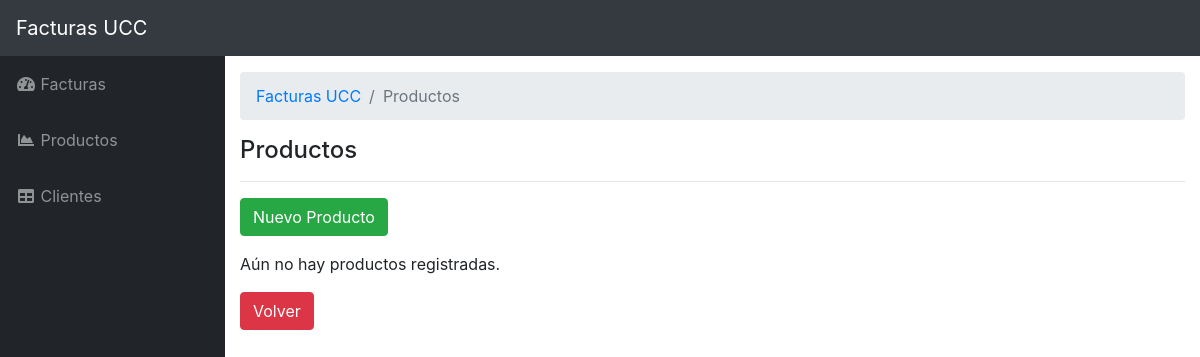
Page /productos/index.php on the earlier database version.
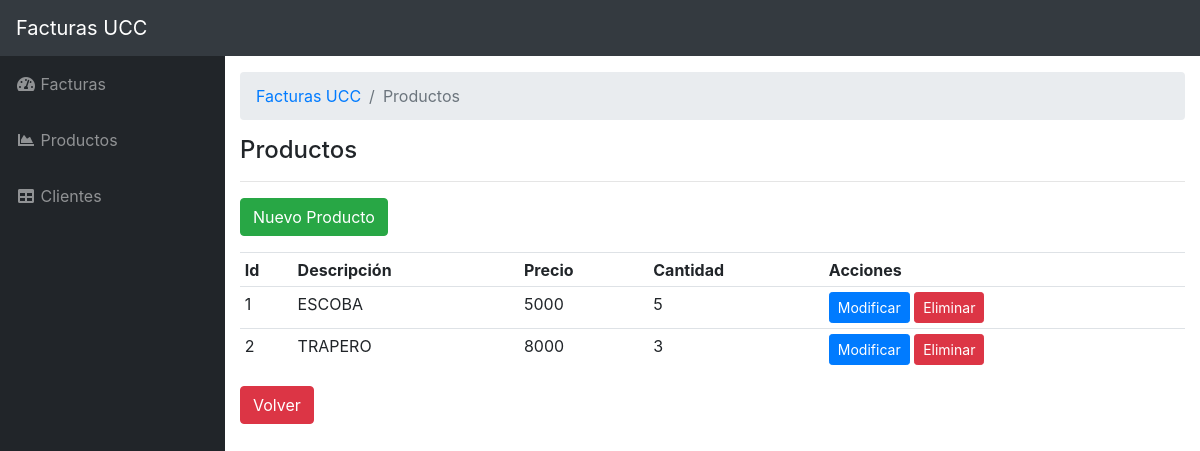
Same page on the later database version.
### tables this page shows
CREATE TABLE `productos` (
  `id_producto` int(11) NOT NULL,
  `descripcion` varchar(255) NOT NULL,
  `precio` float NOT NULL,
  `cantidad` int(11) NOT NULL
);

### productos/index.php (the view, shortened to what this page needs)
<?php
$servername = "localhost";
$username = "root";
$password = "";
$dbname = "formularios-factura";
$conn = new mysqli($servername, $username, $password, $dbname);
$sql = "SELECT * FROM `productos`";
$result = $conn->query($sql);
if ($result->num_rows > 0) {
    $productos = $result->fetch_all(MYSQLI_ASSOC);
} else {
    $productos = null;
}
?>
<?php require_once '../sitio/cabecera.php' ?>
<ol class="breadcrumb">
    <li class="breadcrumb-item">
        <a href="<?php echo BASE_URL_ ?>">Facturas UCC</a>
    </li>
    <li class="breadcrumb-item active">Productos</li>
</ol>
<h4>Productos</h4>
<hr>
<div class="row mb-3">
    <div class="col-md-12">
        <a class="btn btn-success" href="crear.php">Nuevo Producto</a>
    </div>
</div>
<div class="row">
    <div class="col-md-12">
        <?php if (empty($productos)) : ?>
            <p>Aún no hay productos registradas.</p>
        <?php else : ?>
            <table class="table table-sm">
                <tr>
                    <th>Id</th>
                    <th>Descripción</th>
                    <th>Precio</th>
                    <th>Cantidad</th>
                    <th>Acciones</th>
                </tr>
                <?php foreach ($productos as $key => $producto) : ?>
                    <tr>
                        <td><?php echo $producto['id_producto'] ?></td>
                        <td><?php echo $producto['descripcion'] ?></td>
                        <td><?php echo $producto['precio'] ?></td>
                        <td><?php echo $producto['cantidad'] ?></td>
                        <td>
                            <a class="btn btn-sm btn-primary " href="actualizar.php?id=<?php echo $producto['id_producto'] ?>">Modificar</a>
                            <a class="btn btn-sm btn-danger " href="borrar.php?id=<?php echo $producto['id_producto'] ?>" onclick="return confirm('¿Estas seguro?')">
                                Eliminar</a>
                        </td>
                    </tr>
                <?php endforeach; ?>
            </table>
        <?php endif; ?>
    </div>
</div>
<div class="row mb-3">
    <div class="col-md-12">
        <a href="<?php echo BASE_URL_ ?>" class="btn btn-danger">Volver</button></a>
    </div>
</div>
<?php require_once '../sitio/pie.php' ?>

Differences in the rows shown:
added productos: id_producto "1", descripcion "ESCOBA", precio "5000", cantidad "5"
added productos: id_producto "2", descripcion "TRAPERO", precio "8000", cantidad "3"
Other differences:
text no longer shown: "Aún no hay productos registradas."
text now shown: "Id Descripción Precio Cantidad Acciones"
